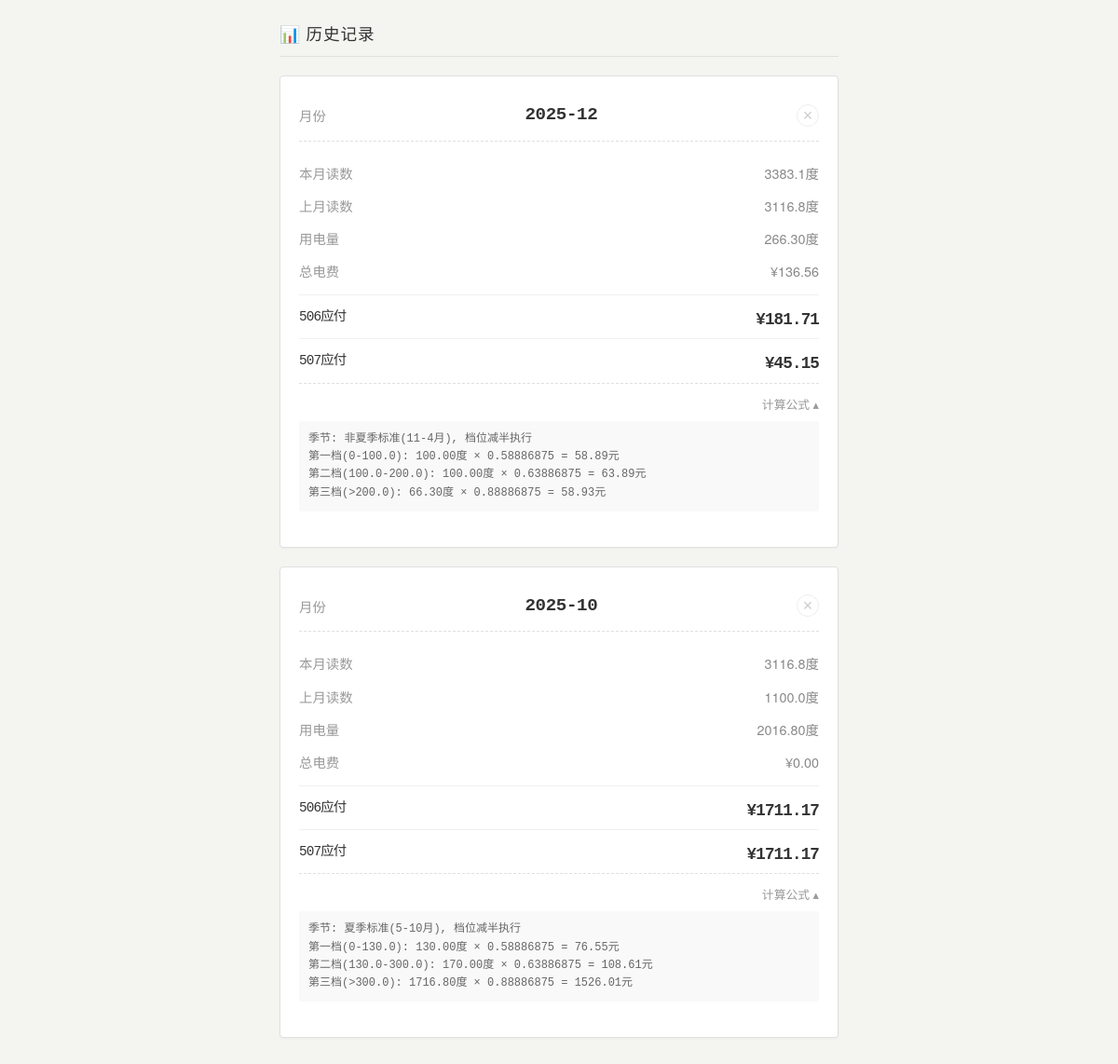
The app's page / (lower part), older data.
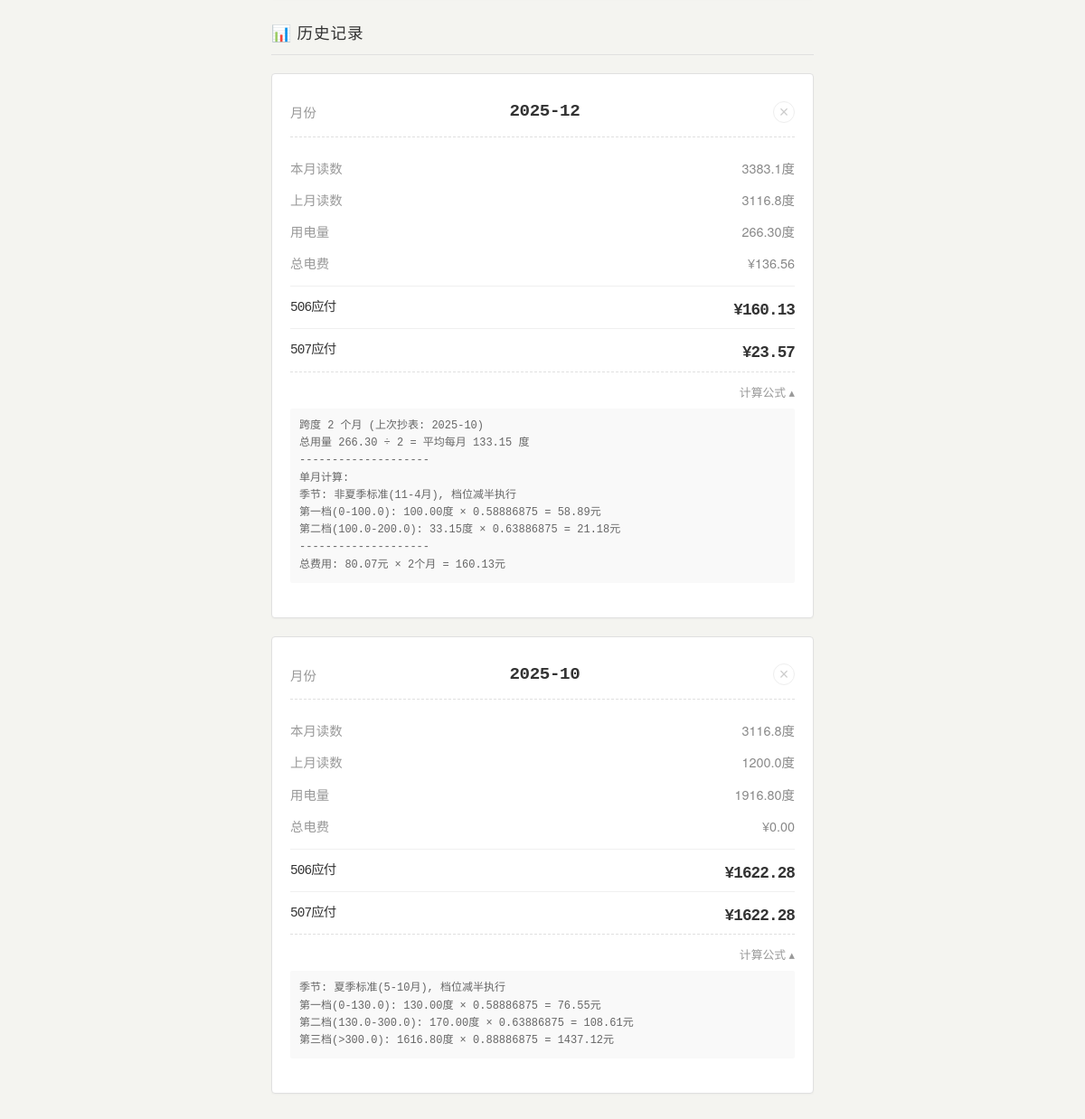
The same page, newer data.
### tables this page shows
CREATE TABLE records (
    id INTEGER PRIMARY KEY AUTOINCREMENT,
    record_date DATE NOT NULL DEFAULT CURRENT_DATE,
    billing_month TEXT NOT NULL, -- Format: YYYY-MM
    meter_reading REAL NOT NULL,
    total_bill REAL NOT NULL,
    
    -- Calculated Fields
    usage REAL, -- Usage since last reading
    user_cost REAL,
    neighbor_cost REAL,
    calculation_note TEXT, -- Stores the formula/breakdown
    
    created_at TIMESTAMP DEFAULT CURRENT_TIMESTAMP
);

### app.py (the view, shortened to what this page needs)
@app.route('/', methods=('GET', 'POST'))
def index():
    conn = get_db_connection()
    records_data = conn.execute('SELECT * FROM records ORDER BY billing_month DESC, id DESC').fetchall()
    records = []
    for row in records_data:
        r = dict(row)
        r['prev_reading'] = round(r['meter_reading'] - r['usage'], 2)
        records.append(r)
    latest = records[0] if records else None
    prev_reading_display = latest['meter_reading'] if latest else 0
    conn.close()
    return render_template('index.html', records=records, prev_reading=prev_reading_display)

### app.py (called while the page is built)
def get_db_connection():
    conn = sqlite3.connect(DB_NAME)
    conn.row_factory = sqlite3.Row
    return conn

### templates/index.html (shortened to what this page needs)
{% extends 'base.html' %}
{% block content %}
<section class="history-section">
    <h2>📊 历史记录</h2>
    {% if records %}
    <div class="table-wrapper">
        <table>
            {% for record in records %}
            <tbody class="record-group">
                <tr>
                    <td data-label="月份" class="header-cell">
                        <span class="month-title">{{ record['billing_month'] }}</span>
                        <form action="{{ url_for('delete', id=record['id']) }}" method="post"
                            onsubmit="return confirm('确定删除吗？');" class="delete-form">
                            <button type="submit" class="btn-delete-x" aria-label="删除">&times;</button>
                        </form>
                    </td>
                    <td data-label="本月读数">{{ record['meter_reading'] }}度</td>
                    <td data-label="上月读数">{{ record['prev_reading'] }}度</td>
                    <td data-label="用电量">
                        {% if record['usage'] == 0 %}
                        <span class="badge-neutral">初始</span>
                        {% else %}
                        {{ "%.2f"|format(record['usage']) }}度
                        {% endif %}
                    </td>
                    <td data-label="总电费">¥{{ "%.2f"|format(record['total_bill']) }}</td>
                    <td data-label="506应付" class="highlight-user">¥{{ "%.2f"|format(record['user_cost']) }}</td>
                    <td data-label="507应付" class="highlight-neighbor">¥{{ "%.2f"|format(record['neighbor_cost']|abs) }}
                    </td>
                    <td colspan="7">
                        {% if record['calculation_note'] and record['usage'] > 0 %}
                        <details class="embedded-details" open>
                            <summary>计算公式</summary>
                            <pre>{{ record['calculation_note'] }}</pre>
                        </details>
                        {% endif %}
                    </td>
                </tr>
            </tbody>
            {% endfor %}
        </table>
    </div>
    {% else %}
    <div class="empty-state">
        <p>暂无记录，请录入第一笔数据（初始读数）。</p>
    </div>
    {% endif %}
</section>
{% endblock %}

Row changes from the older to the newer data that the page shows:
changed records: user_cost "181.71" → "160.13"; neighbor_cost|abs "45.15" → "23.57"; calculation_note "季节: 非夏季标准(11-4月), 档位减半执行 第一档(0-100.0): 100.00度 × 0.58886875 = 58.89元 第二档(100.0-200.0): 100.00度 × 0.63886875 = 63.89元 第三档(>200.0): 66.30度 × 0.88886875 = 58.93元" → "跨度 2 个月 (上次抄表: 2025-10) 总用量 266.30 ÷ 2 = 平均每月 133.15 度 -------------------- 单月计算: 季节: 非夏季标准(11-4月), 档位减半执行 第一档(0-100.0): 100.00度 × 0.58886875 = 58.89元 第二档(100.0-200.0): 33.15度 × 0.63886875 = 21.18元 -------------------- 总费用: 80.07元 × 2个月 = 160.13元"
changed records: prev_reading "1100.0" → "1200.0"; usage "2016.80" → "1916.80"; user_cost "1711.17" → "1622.28"; neighbor_cost|abs "1711.17" → "1622.28"; calculation_note "…0.63886875 = 108.61元 第三档(>300.0): 1716.80度 × 0.88886875 = 1526.01元" → "…0.63886875 = 108.61元 第三档(>300.0): 1616.80度 × 0.88886875 = 1437.12元"
